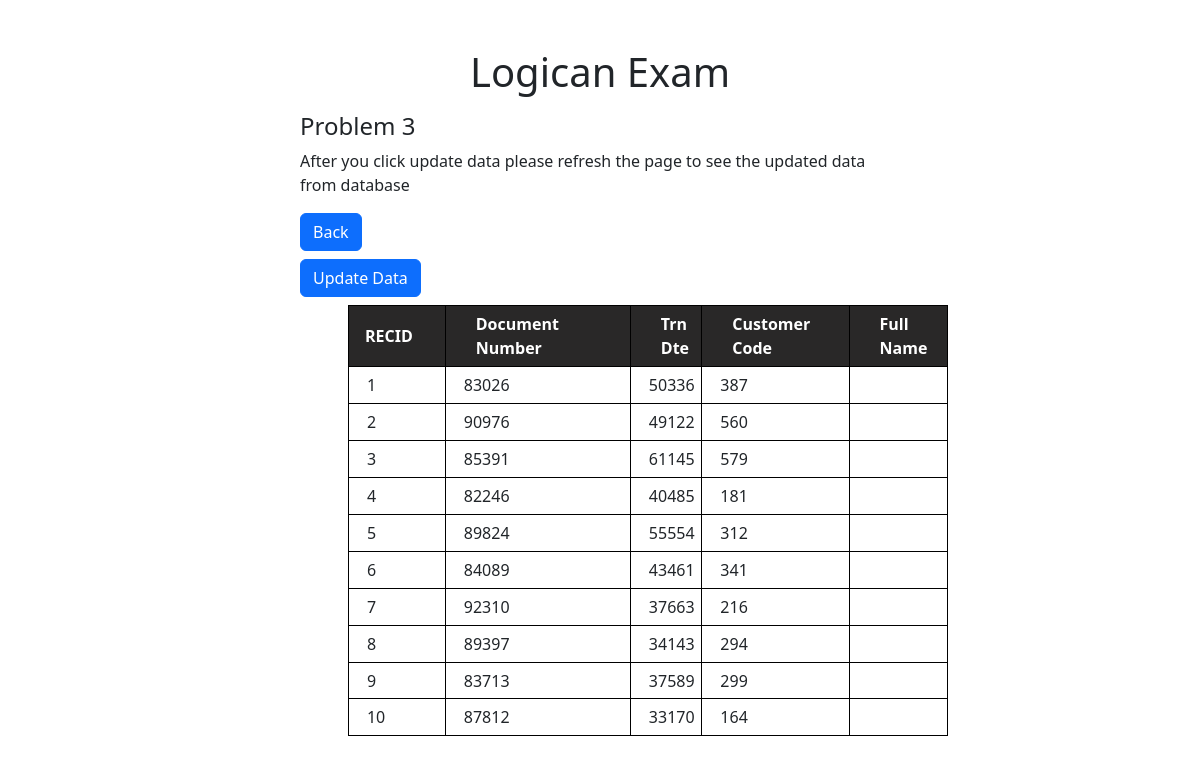
Screenshot of /pages/problem3.php with the database file from the repository.
### tables this page shows
CREATE TABLE `problem_three_salesfile` (
  `recid` int(11) NOT NULL,
  `document_no` int(11) DEFAULT NULL,
  `trn_dte` int(11) DEFAULT NULL,
  `customer_code` int(11) DEFAULT NULL,
  `fullname` varchar(50) DEFAULT NULL
);

### class/Problem3.class.php (called while the page is built, shortened)
<?php
class Problem3 extends Db{
    public function fetchProblem3(){
        $con = $this->connect();
        $stmt = "SELECT * FROM `problem_three_salesfile`";
        $stmt2 = $con->prepare($stmt);
        $stmt2->execute();
        return $stmt2->fetchAll(PDO::FETCH_ASSOC);
    }
}

### pages/problem3.php (the view, shortened to what this page needs)
<?php
include_once '../class/Problem3.class.php';
include '../partials/header.php';
$problem3 = new Problem3;
$fetchProblem3 = $problem3->fetchProblem3();
$tr = "";
    foreach ($fetchProblem3 as $data) {
        $tr .= "<tr class=''>
            <td>" .$data['recid'] . "</td>
            <td>" .$data['document_no'] . "</td>
            <td>" .$data['trn_dte'] . "</td>
            <td>" .$data['customer_code'] . "</td>
            <td>" .$data['fullname'] . "</td>
        </tr>";
    }
?>
<section>
    <div class="table-fetch">
        <h1 class="mt-5 text-center">Logican Exam</h1>
        <h4 class="mt-3">Problem 3</h4>
        <p>After you click update data please refresh the page to see the updated data from database</p>
        <a href="../index.php" class="btn btn-primary mb-2">Back</a>
        <form action="problem3.php" method="post">
            <button type="submit" name="submit" class="btn btn-primary">Update Data</button>
        </form>
        <table class="table-problem-1 ms-5 mt-2 mb-5 ">
            <thead>
                <tr>
                <th scope="col" class="px-3">RECID</th>
                <th scope="col">Document Number</th>
                <th scope="col">Trn Dte</th>
                <th scope="col">Customer Code</th>
                <th scope="col">Full Name</th>
                </tr>
            </thead>
            <tbody>
                <?=$tr?>
            </tbody>
        </table>
    </div>
</section>
<?php include '../partials/footer.php'; ?>

### css/main.css (style rules this page uses)
.table-fetch { max-width: 50%; margin: auto; }
.table-problem-1 { width: 100%; }
.table-problem-1 th { border: 1px solid black; background-color: rgba(18, 17, 17, 0.9); color: white; padding: 1% 5% 1% 5%; }
.table-problem-1 tr { border: none; }
.table-problem-1 td { border: 1px solid black; padding: 1% 3% 1% 3%; }

### rows the page displays
problem_three_salesfile: recid "1", document_no "83026", trn_dte "50336", customer_code "387"
problem_three_salesfile: recid "2", document_no "90976", trn_dte "49122", customer_code "560"
problem_three_salesfile: recid "3", document_no "85391", trn_dte "61145", customer_code "579"
problem_three_salesfile: recid "4", document_no "82246", trn_dte "40485", customer_code "181"
problem_three_salesfile: recid "5", document_no "89824", trn_dte "55554", customer_code "312"
problem_three_salesfile: recid "6", document_no "84089", trn_dte "43461", customer_code "341"
problem_three_salesfile: recid "7", document_no "92310", trn_dte "37663", customer_code "216"
problem_three_salesfile: recid "8", document_no "89397", trn_dte "34143", customer_code "294"
problem_three_salesfile: recid "9", document_no "83713", trn_dte "37589", customer_code "299"
problem_three_salesfile: recid "10", document_no "87812", trn_dte "33170", customer_code "164"
